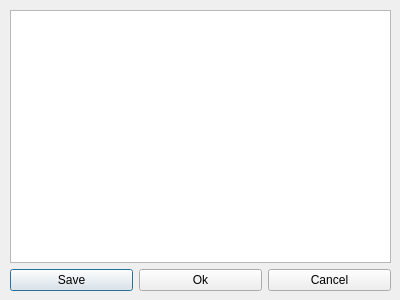
<?xml version="1.0" encoding="UTF-8"?>
<ui version="4.0">
 <class>InputDialog</class>
 <widget class="QDialog" name="InputDialog">
  <property name="geometry">
   <rect>
    <x>0</x>
    <y>0</y>
    <width>400</width>
    <height>300</height>
   </rect>
  </property>
  <property name="windowTitle">
   <string>Dialog</string>
  </property>
  <widget class="QWidget" name="">
   <property name="geometry">
    <rect>
     <x>10</x>
     <y>10</y>
     <width>381</width>
     <height>281</height>
    </rect>
   </property>
   <layout class="QVBoxLayout" name="verticalLayout">
    <item>
     <widget class="QPlainTextEdit" name="plainTextEdit"/>
    </item>
    <item>
     <layout class="QHBoxLayout" name="horizontalLayout">
      <item>
       <widget class="QPushButton" name="saveButton">
        <property name="text">
         <string>Save</string>
        </property>
       </widget>
      </item>
      <item>
       <widget class="QPushButton" name="okButton">
        <property name="text">
         <string>Ok</string>
        </property>
       </widget>
      </item>
      <item>
       <widget class="QPushButton" name="cancelButton">
        <property name="text">
         <string>Cancel</string>
        </property>
       </widget>
      </item>
     </layout>
    </item>
   </layout>
  </widget>
 </widget>
 <resources/>
 <connections/>
</ui>
